Frame 1 (no input): blank canvas, image omitted
Frame 60 (the mouse pressed at the canvas centre just before this capture): blank canvas, image omitted
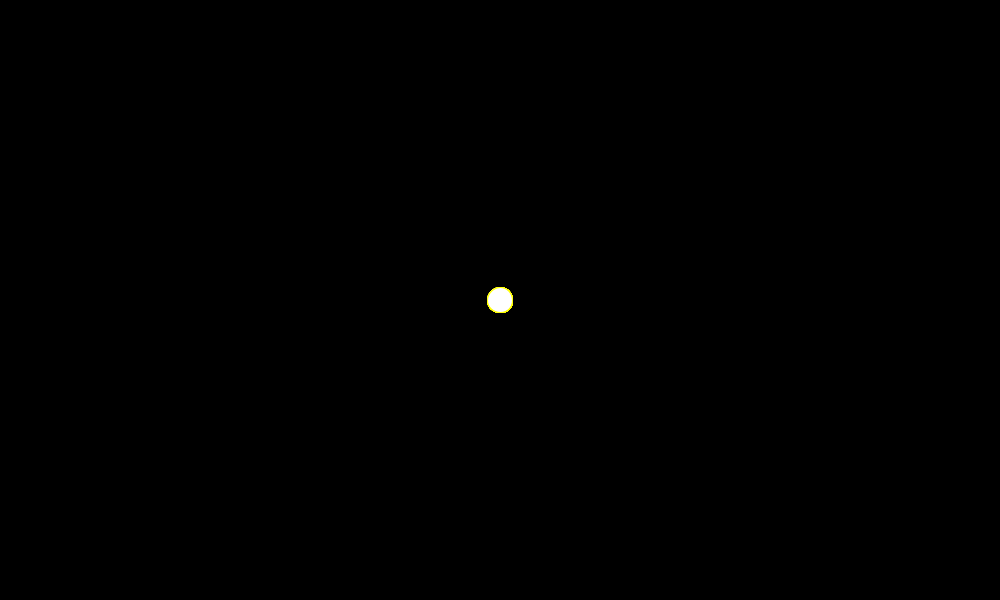
Frame 120 (the mouse held since frame 60 and released just before this capture)

The Processing sketch whose frames 1 and 60 were blank and that drew this single picture after the mouse press (run headless with seeded random() and noise(); from frame 60 on, the mouse is pressed at the canvas centre):

// Processing sketch: Project_001
// ── Project_001.pde
void setup() {
  size(1000,600);
  background(0);
}

void draw() {
  if (mousePressed) {
    //stroke(255);
    fill(mouseX, mouseY, random(mouseX));
    stroke(mouseY, mouseX, randomGaussian());
    ellipse(mouseX, mouseY, 25, 25);
  }
}
